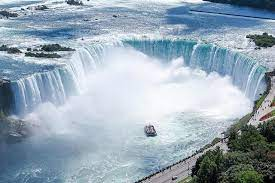
%> input picture Quiz 1/Ex4.jfif, 275 x 183 px
$ octave Ex4.m   (GNU Octave 9; MATLAB toolbox functions it lacks are replaced by stand-ins)
%> lines starting %> are read from the running program, lines starting %| are printed output that depends on the picture
##Ex4. Image Histogram and Equalization

clear, clc, close all;
pkg load image;
FS = 15;

################################################################################
Img = imread('Ex4.jfif');
%> Img is the input picture: size 183x275x3 uint8; mean R, G, B 151.3, 168.3, 181.8

##1. Given a color image named Ex4.jfif. Plot the original image and its histogram.
## Save this image as ‘Color_Histogram.jpeg’.
figure(1), clf;
subplot(1, 2, 1), imshow(Img), title('Original image', "fontsize", FS);
[count, bins] = imhist(rgb2gray(Img));
%> count = 256 values, max 481 at index 239, min 7 at index 256, mean 196.6; bins = 256 values from 0 to 255
subplot(1, 2, 2), bar(bins, count);
set(gca, "fontsize", FS); grid on;
xlim = ([0 255]); ylim = ([0 max(count(:) + 500)]);
%> after `ylim = ([0 max(count(:) + 500)])`: ylim = [0 981]
xlabel("Gray level"); ylabel("% of pixels");
title('Histogram', "fontsize", FS);
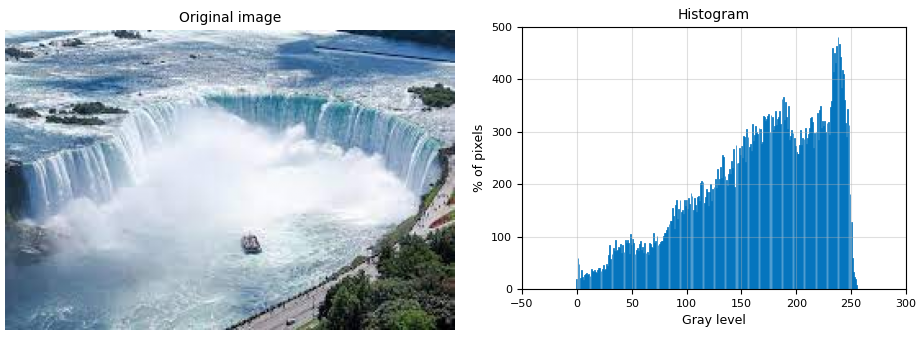
%> figure redrawn from the program's plot data, 2 panels

saveas(gcf, 'Color_Histogram.jpeg');

################################################################################

##2. Apply histogram equalization for the original image. Plot the image and its
## histogram after being equalized. Save this figure as ‘Equalization_Histogram.jpeg’.

eq_I = histeq(rgb2gray(Img));
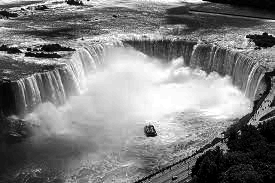
%> eq_I: size 183x275 uint8; min 0, max 255, mean 126.2

figure(2), clf;
subplot(1, 2, 1), imshow(eq_I), title('Equalized image', "fontsize", FS);
[count, bins] = imhist(eq_I);
%> count = 256 values, max 1142 at index 1, min 0 at index 2, mean 196.6
bins *= 255;
%> bins = 256 values from 0 to 65025
subplot(1, 2, 2), bar(bins, count);
set(gca, "fontsize", FS); grid on;
xlim = ([0 255]);
xlabel("Gray level"); ylabel("% of pixels");
title('Histogram after equalization', "fontsize", FS);
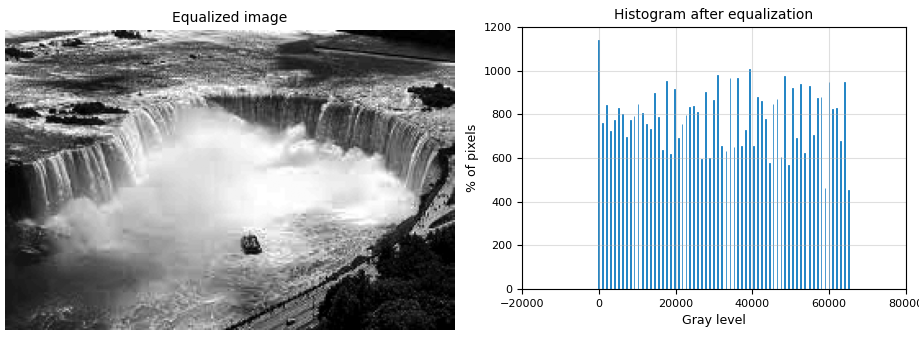
%> figure redrawn from the program's plot data, 2 panels

saveas(gcf, 'Equalization_Histogram.jpeg');

################################################################################

##3. Apply adaptive equalization for the original image with two kernels (default and
## 5x5). Save this figure as ‘Adaptive_Equalization_Histogram.jpeg’

eq_I = histeq(rgb2gray(Img));
%> (the run ends here)

$ run again, with Quiz 1/Ex2.jfif copied over Quiz 1/Ex4.jfif
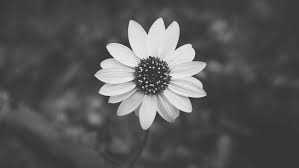
%> input picture Quiz 1/Ex2.jfif, 299 x 168 px
%> Img is the input picture: size 168x299x3 uint8; min 8, max 251, mean 86.8
%> `[count, bins] = imhist(rgb2gray(Img));`: count = 256 values, max 2567 at index 62, min 0 at index 1, mean 196.2; bins = 256 values from 0 to 255
%> ylim = [0 3067]
%> `eq_I = histeq(rgb2gray(Img));`:
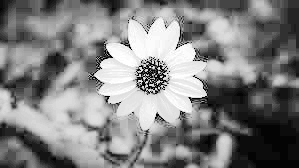
%> eq_I: size 168x299 uint8; min 0, max 255, mean 128.8
%> `[count, bins] = imhist(eq_I);`: count = 256 values, max 2567 at index 70, min 0 at index 2, mean 196.2
%> `bins *= 255;`: bins = 256 values from 0 to 65025
%> `title('Histogram after equalization', "fontsize", FS);`:
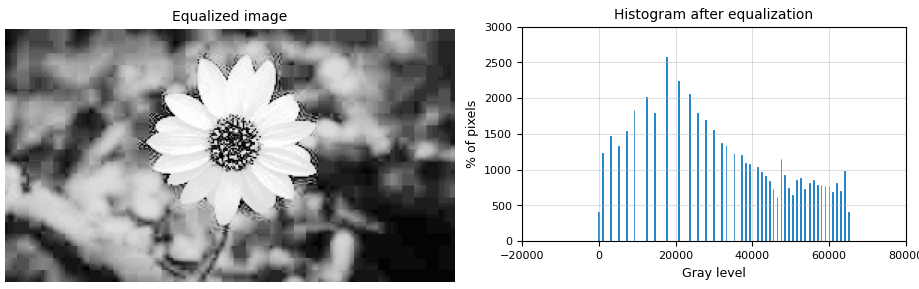
%> figure redrawn from the program's plot data, 2 panels

$ run again, with Quiz 1/Ex1.jpg saved as Quiz 1/Ex4.jfif
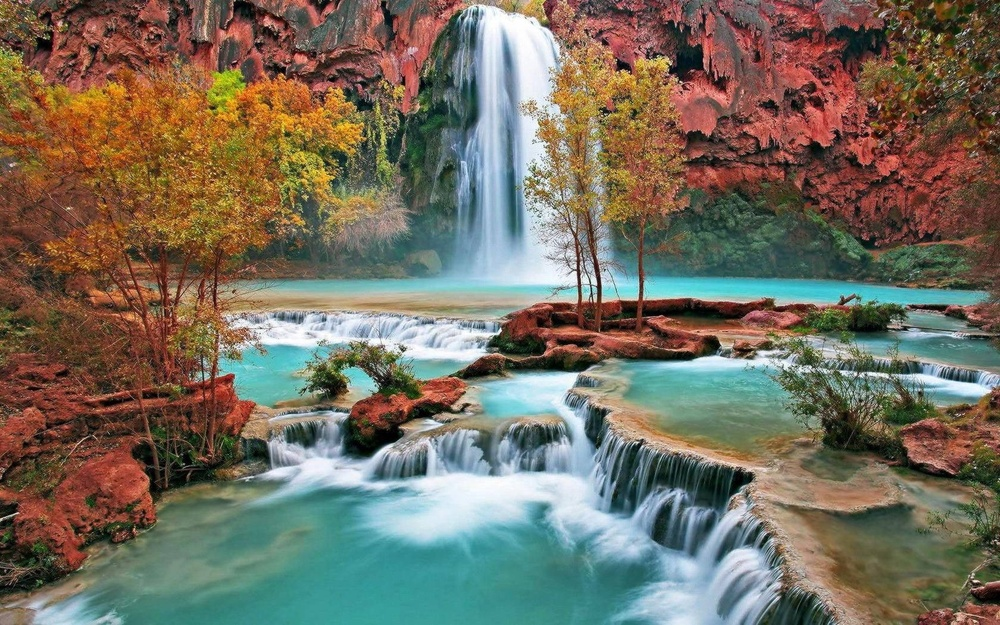
%> input picture Quiz 1/Ex1.jpg, 1000 x 625 px, shrunk from 1680 x 1050 before the run
%> Img is the input picture: size 625x1000x3 uint8; mean R, G, B 116, 109.8, 95.2
%> `[count, bins] = imhist(rgb2gray(Img));`: count = 256 values, max 5871 at index 123, min 71 at index 256, mean 2441.4; bins = 256 values from 0 to 255
%> ylim = [0 6371]
%> `eq_I = histeq(rgb2gray(Img));`:
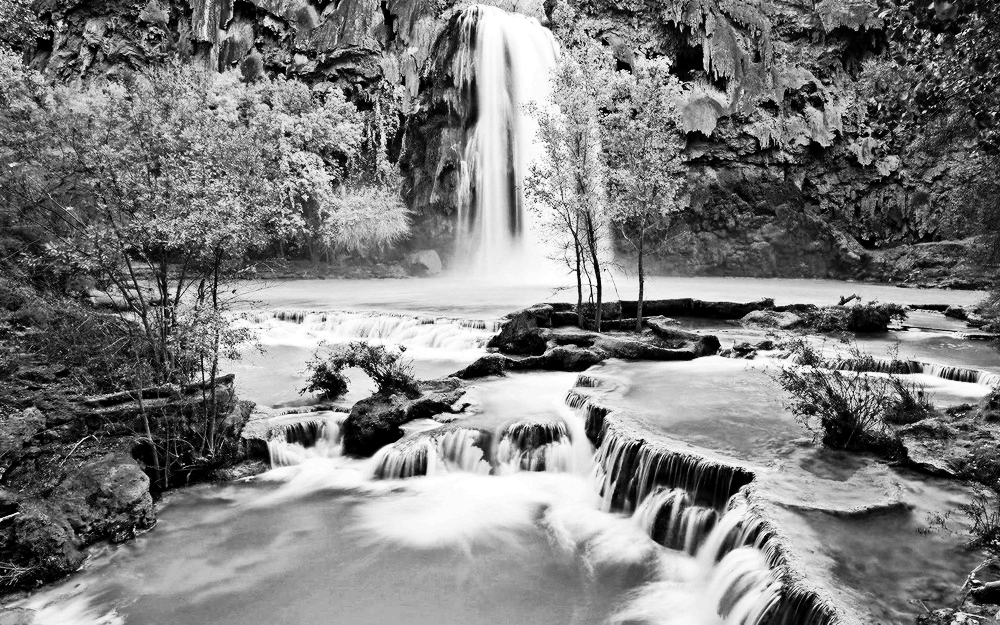
%> eq_I: size 625x1000 uint8; min 0, max 255, mean 126.3
%> `[count, bins] = imhist(eq_I);`: count = 256 values, max 14034 at index 126, min 0 at index 2, mean 2441.4
%> `bins *= 255;`: bins = 256 values from 0 to 65025
%> `title('Histogram after equalization', "fontsize", FS);`:
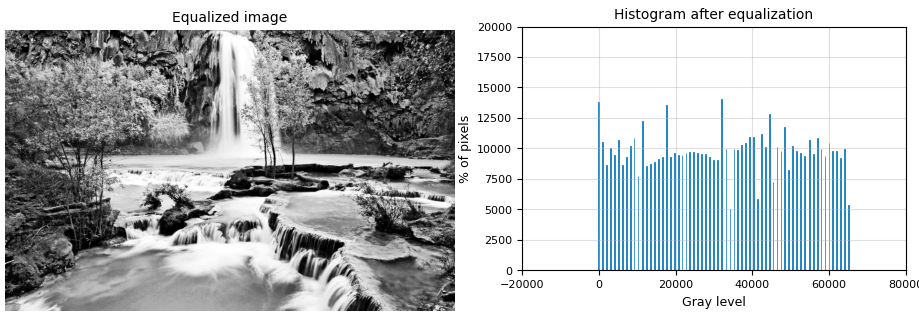
%> figure redrawn from the program's plot data, 2 panels
